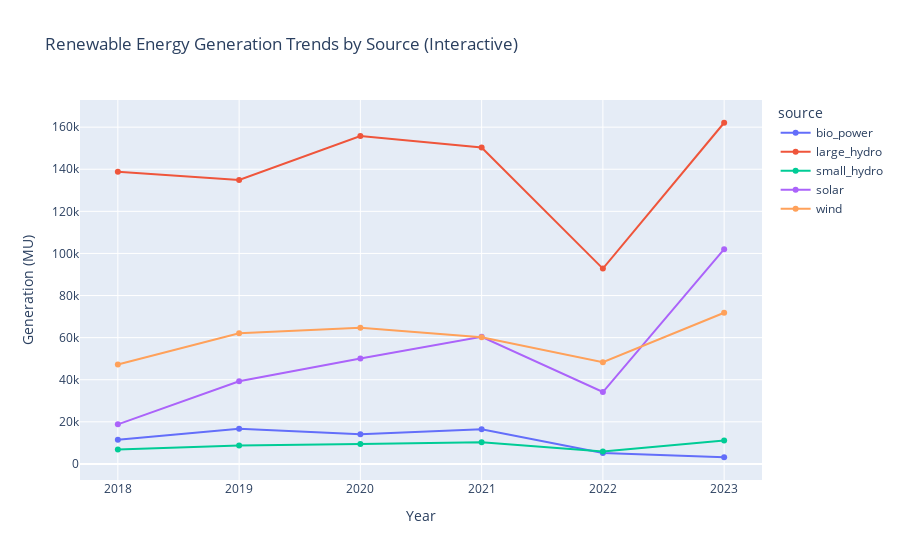

The notebook cell this image was saved under:
### Markdown cell above
#Renewable Energy Generation Trends by Source

### Code cell
df_line = df_re_long.groupby(['year', 'source'])['generation'].sum().reset_index()

fig = px.line(df_line, x='year', y='generation', color='source',
              title='Renewable Energy Generation Trends by Source (Interactive)',
              markers=True)
fig.update_layout(xaxis_title='Year', yaxis_title='Generation (MU)')
fig.show()

### Figure 1 — Plotly figure (JSON) as saved in the notebook; plotly's stock layout.template omitted (floating-point values rounded to 4 significant figures)
{"data": [{"hovertemplate": "source=bio_power<br>year=%{x}<br>generation=%{y}<extra></extra>", "legendgroup": "bio_power", "line": {"color": "#636efa", "dash": "solid"}, "marker": {"symbol": "circle"}, "mode": "lines+markers", "name": "bio_power", "orientation": "v", "showlegend": true, "type": "scatter", "x": [2018, 2019, 2020, 2021, 2022, 2023], "xaxis": "x", "y": [11510.0, 16750.0, 14110.0, 16440.0, 5229.0, 3165.0], "yaxis": "y"}, {"hovertemplate": "source=large_hydro<br>year=%{x}<br>generation=%{y}<extra></extra>", "legendgroup": "large_hydro", "line": {"color": "#EF553B", "dash": "solid"}, "marker": {"symbol": "circle"}, "mode": "lines+markers", "name": "large_hydro", "orientation": "v", "showlegend": true, "type": "scatter", "x": [2018, 2019, 2020, 2021, 2022, 2023], "xaxis": "x", "y": [138900.0, 134900.0, 155800.0, 150300.0, 92810.0, 162100.0], "yaxis": "y"}, {"hovertemplate": "source=small_hydro<br>year=%{x}<br>generation=%{y}<extra></extra>", "legendgroup": "small_hydro", "line": {"color": "#00cc96", "dash": "solid"}, "marker": {"symbol": "circle"}, "mode": "lines+markers", "name": "small_hydro", "orientation": "v", "showlegend": true, "type": "scatter", "x": [2018, 2019, 2020, 2021, 2022, 2023], "xaxis": "x", "y": [6806.0, 8703.0, 9451.0, 10260.0, 5944.0, 11170.0], "yaxis": "y"}, {"hovertemplate": "source=solar<br>year=%{x}<br>generation=%{y}<extra></extra>", "legendgroup": "solar", "line": {"color": "#ab63fa", "dash": "solid"}, "marker": {"symbol": "circle"}, "mode": "lines+markers", "name": "solar", "orientation": "v", "showlegend": true, "type": "scatter", "x": [2018, 2019, 2020, 2021, 2022, 2023], "xaxis": "x", "y": [18800.0, 39270.0, 50130.0, 60400.0, 34150.0, 102000.0], "yaxis": "y"}, {"hovertemplate": "source=wind<br>year=%{x}<br>generation=%{y}<extra></extra>", "legendgroup": "wind", "line": {"color": "#FFA15A", "dash": "solid"}, "marker": {"symbol": "circle"}, "mode": "lines+markers", "name": "wind", "orientation": "v", "showlegend": true, "type": "scatter", "x": [2018, 2019, 2020, 2021, 2022, 2023], "xaxis": "x", "y": [47260.0, 62040.0, 64650.0, 60150.0, 48290.0, 71810.0], "yaxis": "y"}], "layout": {"legend": {"title": {"text": "source"}, "tracegroupgap": 0}, "title": {"text": "Renewable Energy Generation Trends by Source (Interactive)"}, "xaxis": {"anchor": "y", "domain": [0, 1], "title": {"text": "Year"}}, "yaxis": {"anchor": "x", "domain": [0, 1], "title": {"text": "Generation (MU)"}}}}
